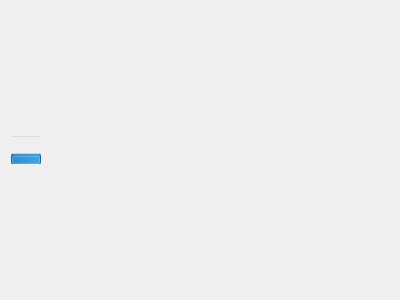
<?xml version="1.0" encoding="UTF-8"?>
<ui version="4.0">
 <class>MainWindow</class>
 <widget class="QMainWindow" name="MainWindow">
  <property name="geometry">
   <rect>
    <x>0</x>
    <y>0</y>
    <width>400</width>
    <height>300</height>
   </rect>
  </property>
  <property name="windowTitle">
   <string>MainWindow</string>
  </property>
  <widget class="QWidget" name="centralWidget">
   <layout class="QVBoxLayout" name="verticalLayout">
    <item>
     <widget class="QProgressBar" name="progressBar">
      <property name="maximumSize">
       <size>
        <width>30</width>
        <height>30</height>
       </size>
      </property>
      <property name="styleSheet">
       <string notr="true">background-color: rgb(255, 255, 255,0);</string>
      </property>
      <property name="value">
       <number>24</number>
      </property>
      <property name="orientation">
       <enum>Qt::Vertical</enum>
      </property>
      <property name="format">
       <string/>
      </property>
     </widget>
    </item>
   </layout>
  </widget>
 </widget>
 <layoutdefault spacing="6" margin="11"/>
 <resources/>
 <connections/>
</ui>
